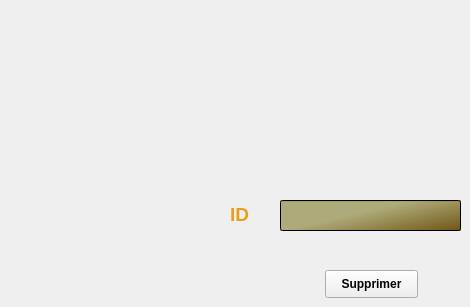
      <widget class="QWidget" name="Supprimer">
       <attribute name="title">
        <string>Supprimer</string>
       </attribute>
       <widget class="QPushButton" name="b_supp">
        <property name="geometry">
         <rect>
          <x>325</x>
          <y>270</y>
          <width>93</width>
          <height>28</height>
         </rect>
        </property>
        <property name="font">
         <font>
          <weight>75</weight>
          <bold>true</bold>
         </font>
        </property>
        <property name="styleSheet">
         <string notr="true">background-image: url(:/image/image/3.jpg);</string>
        </property>
        <property name="text">
         <string>Supprimer</string>
        </property>
       </widget>
       <widget class="QLineEdit" name="l_id_supp">
        <property name="geometry">
         <rect>
          <x>280</x>
          <y>200</y>
          <width>181</width>
          <height>31</height>
         </rect>
        </property>
        <property name="styleSheet">
         <string notr="true">background-color: qlineargradient(spread:pad, x1:0.305, y1:0.477773, x2:1, y2:1, stop:0.0869565 rgba(127, 120, 37, 148), stop:0.978261 rgba(114, 87, 21, 255), stop:1 rgba(255, 255, 255, 255));</string>
        </property>
       </widget>
       <widget class="QLabel" name="label_5">
        <property name="geometry">
         <rect>
          <x>230</x>
          <y>194</y>
          <width>31</width>
          <height>41</height>
         </rect>
        </property>
        <property name="font">
         <font>
          <pointsize>9</pointsize>
          <weight>75</weight>
          <bold>true</bold>
         </font>
        </property>
        <property name="text">
         <string>&lt;html&gt;&lt;head/&gt;&lt;body&gt;&lt;p&gt;&lt;span style=&quot; font-size:14pt; color:#ea9e1e;&quot;&gt;ID&lt;/span&gt;&lt;/p&gt;&lt;/body&gt;&lt;/html&gt;</string>
        </property>
       </widget>
      </widget>
